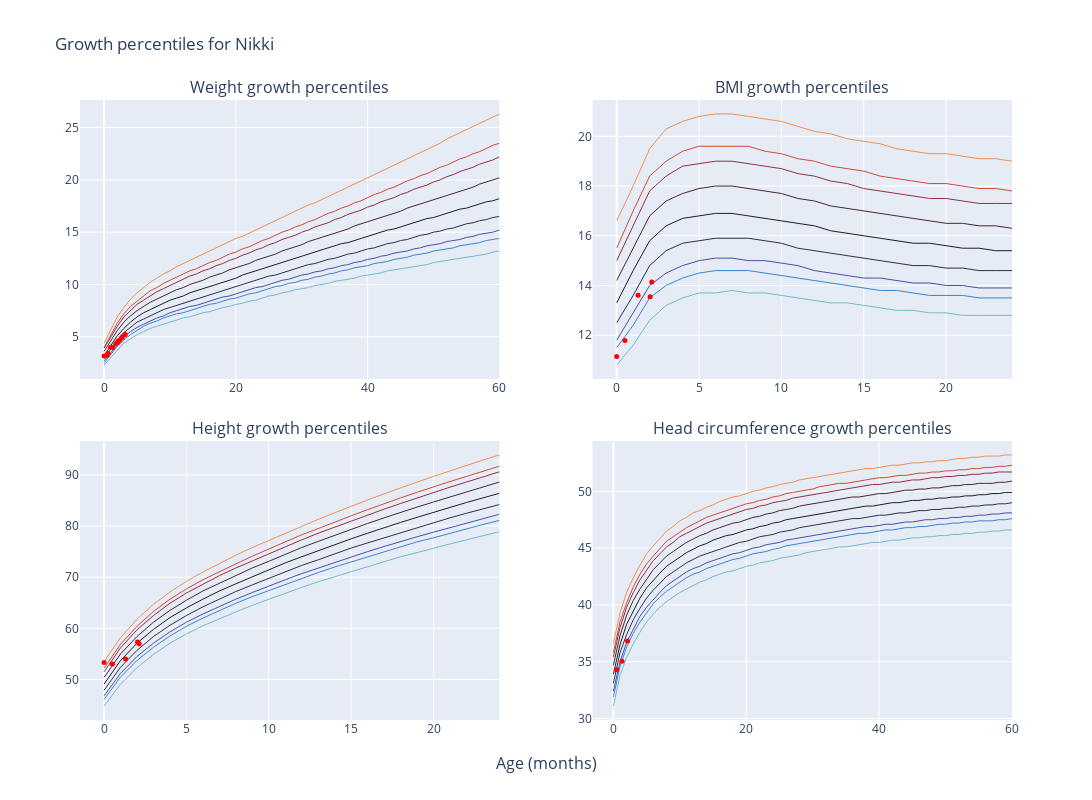

Write notebook code for a chart like this one.
### Code cell
from plotly.subplots import make_subplots
import plotly.graph_objects as go

fig = make_subplots(rows=2, cols=2, 
                    subplot_titles=(
                        "Weight growth percentiles", 
                        "BMI growth percentiles", 
                        "Height growth percentiles", 
                        "Head circumference growth percentiles"),
                    shared_xaxes=False,
                    shared_yaxes=False,
                    vertical_spacing=0.1,
                    horizontal_spacing=0.1,
                    x_title='Age (months)',
                    # y_title=['Weight (kg)', 'BMI', 'Height (cm)', 'Head circumference (cm)'],
                    )



mapper= {
    'weight_kg': 'wfa',
    'bmi': 'bmi',
    'height_cm': 'lhfa',
    'hc_cm': 'hcfa'
}

for (row, col), ycol in zip([(1,1),(1,2),(2,1),(2,2)], [ 'weight_kg','bmi',  'height_cm', 'hc_cm']):
    # print(row, col, ycol)
    table = get_growth_table(growth_tables, mapper[ycol], child.gender, child.age).reset_index()
    percentiles_col = f'{ycol.split("_")[0]}_percentile'

    dfx = df.loc[df[ycol].notna() & df[percentiles_col].notna(), ['months', ycol, percentiles_col]]

    traces =  plot_growth_percentiles_with_subject(
        who_reference_df=table, 
        subject_df=dfx, 
        subject_ycol=ycol, 
        percentiles=f'{ycol.split("_")[0]}_percentile', 
        title=f'{ycol.split("_")[0].capitalize()} growth percentiles')
    # print(traces)
    fig.add_traces(
        traces,
        rows=[row]*len(traces), cols=[col]*len(traces),

    )

fig.update_layout(
    title_text=f"Growth percentiles for {child.name}",
    height=800, width=1200, 
    showlegend=False,

    )
fig.show()
## save figure to file
fig.write_html("/Users/icedevil2001/git/child_charts/Nikki/growth_percentiles.html")

### Figure 1 — Plotly figure (JSON) as saved in the notebook; plotly's stock layout.template omitted (floating-point values rounded to 4 significant figures)
{"data": [{"line": {"color": "#75b8ce", "dash": "solid", "shape": "linear", "width": 1}, "mode": "lines", "name": "P1th", "type": "scatter", "x": [0, 1, 2, 3, 4, 5, 6, 7, 8, 9, 10, 11, 12, 13, 14, 15, 16, 17, 18, 19, 20, 21, 22, 23, 24, 25, 26, 27, 28, 29, 30, 31, 32, 33, 34, 35, 36, 37, 38, 39, 40, 41, 42, 43, 44, 45, 46, 47, 48, 49, 50, 51, 52, 53, 54, 55, 56, 57, 58, 59, 60], "xaxis": "x", "y": [2.3, 3, 3.8, 4.4, 4.8, 5.2, 5.5, 5.8, 6, 6.2, 6.4, 6.6, 6.8, 6.9, 7.1, 7.3, 7.4, 7.6, 7.8, 7.9, 8.1, 8.2, 8.4, 8.5, 8.7, 8.9, 9, 9.2, 9.3, 9.5, 9.6, 9.7, 9.9, 10, 10.1, 10.3, 10.4, 10.5, 10.6, 10.8, 10.9, 11, 11.1, 11.3, 11.4, 11.5, 11.6, 11.7, 11.8, 11.9, 12.1, 12.2, 12.3, 12.4, 12.5, 12.6, 12.7, 12.8, 12.9, 13.1, 13.2], "yaxis": "y"}, {"line": {"color": "#3885d0", "dash": "solid", "shape": "linear", "width": 1}, "mode": "lines", "name": "P5th", "type": "scatter", "x": [0, 1, 2, 3, 4, 5, 6, 7, 8, 9, 10, 11, 12, 13, 14, 15, 16, 17, 18, 19, 20, 21, 22, 23, 24, 25, 26, 27, 28, 29, 30, 31, 32, 33, 34, 35, 36, 37, 38, 39, 40, 41, 42, 43, 44, 45, 46, 47, 48, 49, 50, 51, 52, 53, 54, 55, 56, 57, 58, 59, 60], "xaxis": "x", "y": [2.5, 3.3, 4.1, 4.7, 5.2, 5.6, 6, 6.3, 6.5, 6.8, 7, 7.2, 7.3, 7.5, 7.7, 7.9, 8.1, 8.2, 8.4, 8.6, 8.7, 8.9, 9.1, 9.2, 9.4, 9.6, 9.8, 9.9, 10.1, 10.2, 10.4, 10.5, 10.7, 10.8, 11, 11.1, 11.3, 11.4, 11.6, 11.7, 11.8, 12, 12.1, 12.2, 12.4, 12.5, 12.6, 12.8, 12.9, 13, 13.2, 13.3, 13.4, 13.5, 13.7, 13.8, 13.9, 14, 14.2, 14.3, 14.4], "yaxis": "y"}, {"line": {"color": "#4a4fa5", "dash": "solid", "shape": "linear", "width": 1}, "mode": "lines", "name": "P10th", "type": "scatter", "x": [0, 1, 2, 3, 4, 5, 6, 7, 8, 9, 10, 11, 12, 13, 14, 15, 16, 17, 18, 19, 20, 21, 22, 23, 24, 25, 26, 27, 28, 29, 30, 31, 32, 33, 34, 35, 36, 37, 38, 39, 40, 41, 42, 43, 44, 45, 46, 47, 48, 49, 50, 51, 52, 53, 54, 55, 56, 57, 58, 59, 60], "xaxis": "x", "y": [2.7, 3.5, 4.3, 5, 5.5, 5.9, 6.2, 6.5, 6.8, 7, 7.3, 7.5, 7.7, 7.9, 8, 8.2, 8.4, 8.6, 8.8, 8.9, 9.1, 9.3, 9.5, 9.7, 9.8, 10, 10.2, 10.4, 10.5, 10.7, 10.9, 11, 11.2, 11.3, 11.5, 11.6, 11.8, 11.9, 12.1, 12.2, 12.4, 12.5, 12.7, 12.8, 13, 13.1, 13.2, 13.4, 13.5, 13.7, 13.8, 13.9, 14.1, 14.2, 14.3, 14.5, 14.6, 14.8, 14.9, 15, 15.2], "yaxis": "y"}, {"line": {"color": "#302e4a", "dash": "solid", "shape": "linear", "width": 1}, "mode": "lines", "name": "P25th", "type": "scatter", "x": [0, 1, 2, 3, 4, 5, 6, 7, 8, 9, 10, 11, 12, 13, 14, 15, 16, 17, 18, 19, 20, 21, 22, 23, 24, 25, 26, 27, 28, 29, 30, 31, 32, 33, 34, 35, 36, 37, 38, 39, 40, 41, 42, 43, 44, 45, 46, 47, 48, 49, 50, 51, 52, 53, 54, 55, 56, 57, 58, 59, 60], "xaxis": "x", "y": [2.9, 3.8, 4.7, 5.4, 5.9, 6.4, 6.7, 7, 7.3, 7.6, 7.8, 8, 8.2, 8.4, 8.6, 8.8, 9, 9.2, 9.4, 9.6, 9.8, 10, 10.2, 10.4, 10.6, 10.8, 10.9, 11.1, 11.3, 11.5, 11.7, 11.9, 12, 12.2, 12.4, 12.5, 12.7, 12.9, 13, 13.2, 13.4, 13.5, 13.7, 13.9, 14, 14.2, 14.3, 14.5, 14.7, 14.8, 15, 15.1, 15.3, 15.4, 15.6, 15.8, 15.9, 16.1, 16.2, 16.4, 16.5], "yaxis": "y"}, {"line": {"color": "#1f1e1e", "dash": "solid", "shape": "linear", "width": 1}, "mode": "lines", "name": "P50th", "type": "scatter", "x": [0, 1, 2, 3, 4, 5, 6, 7, 8, 9, 10, 11, 12, 13, 14, 15, 16, 17, 18, 19, 20, 21, 22, 23, 24, 25, 26, 27, 28, 29, 30, 31, 32, 33, 34, 35, 36, 37, 38, 39, 40, 41, 42, 43, 44, 45, 46, 47, 48, 49, 50, 51, 52, 53, 54, 55, 56, 57, 58, 59, 60], "xaxis": "x", "y": [3.2, 4.2, 5.1, 5.8, 6.4, 6.9, 7.3, 7.6, 7.9, 8.2, 8.5, 8.7, 8.9, 9.2, 9.4, 9.6, 9.8, 10, 10.2, 10.4, 10.6, 10.9, 11.1, 11.3, 11.5, 11.7, 11.9, 12.1, 12.3, 12.5, 12.7, 12.9, 13.1, 13.3, 13.5, 13.7, 13.9, 14, 14.2, 14.4, 14.6, 14.8, 15, 15.2, 15.3, 15.5, 15.7, 15.9, 16.1, 16.3, 16.4, 16.6, 16.8, 17, 17.2, 17.3, 17.5, 17.7, 17.9, 18, 18.2], "yaxis": "y"}, {"line": {"color": "#4a252e", "dash": "solid", "shape": "linear", "width": 1}, "mode": "lines", "name": "P75th", "type": "scatter", "x": [0, 1, 2, 3, 4, 5, 6, 7, 8, 9, 10, 11, 12, 13, 14, 15, 16, 17, 18, 19, 20, 21, 22, 23, 24, 25, 26, 27, 28, 29, 30, 31, 32, 33, 34, 35, 36, 37, 38, 39, 40, 41, 42, 43, 44, 45, 46, 47, 48, 49, 50, 51, 52, 53, 54, 55, 56, 57, 58, 59, 60], "xaxis": "x", "y": [3.6, 4.6, 5.6, 6.4, 7, 7.5, 7.9, 8.3, 8.6, 8.9, 9.2, 9.5, 9.7, 10, 10.2, 10.4, 10.7, 10.9, 11.1, 11.4, 11.6, 11.8, 12, 12.3, 12.5, 12.7, 12.9, 13.2, 13.4, 13.6, 13.8, 14.1, 14.3, 14.5, 14.7, 14.9, 15.1, 15.3, 15.6, 15.8, 16, 16.2, 16.4, 16.6, 16.8, 17, 17.3, 17.5, 17.7, 17.9, 18.1, 18.3, 18.5, 18.7, 18.9, 19.1, 19.3, 19.6, 19.8, 20, 20.2], "yaxis": "y"}, {"line": {"color": "#932e44", "dash": "solid", "shape": "linear", "width": 1}, "mode": "lines", "name": "P90th", "type": "scatter", "x": [0, 1, 2, 3, 4, 5, 6, 7, 8, 9, 10, 11, 12, 13, 14, 15, 16, 17, 18, 19, 20, 21, 22, 23, 24, 25, 26, 27, 28, 29, 30, 31, 32, 33, 34, 35, 36, 37, 38, 39, 40, 41, 42, 43, 44, 45, 46, 47, 48, 49, 50, 51, 52, 53, 54, 55, 56, 57, 58, 59, 60], "xaxis": "x", "y": [3.9, 5, 6, 6.9, 7.5, 8.1, 8.5, 8.9, 9.3, 9.6, 9.9, 10.2, 10.5, 10.8, 11, 11.3, 11.5, 11.8, 12, 12.3, 12.5, 12.8, 13, 13.3, 13.5, 13.8, 14, 14.3, 14.5, 14.7, 15, 15.2, 15.5, 15.7, 15.9, 16.2, 16.4, 16.7, 16.9, 17.1, 17.4, 17.6, 17.9, 18.1, 18.3, 18.6, 18.8, 19.1, 19.3, 19.5, 19.8, 20, 20.3, 20.5, 20.8, 21, 21.2, 21.5, 21.7, 21.9, 22.2], "yaxis": "y"}, {"line": {"color": "#d34936", "dash": "solid", "shape": "linear", "width": 1}, "mode": "lines", "name": "P95th", "type": "scatter", "x": [0, 1, 2, 3, 4, 5, 6, 7, 8, 9, 10, 11, 12, 13, 14, 15, 16, 17, 18, 19, 20, 21, 22, 23, 24, 25, 26, 27, 28, 29, 30, 31, 32, 33, 34, 35, 36, 37, 38, 39, 40, 41, 42, 43, 44, 45, 46, 47, 48, 49, 50, 51, 52, 53, 54, 55, 56, 57, 58, 59, 60], "xaxis": "x", "y": [4, 5.2, 6.3, 7.2, 7.9, 8.4, 8.9, 9.4, 9.7, 10.1, 10.4, 10.7, 11, 11.3, 11.5, 11.8, 12.1, 12.3, 12.6, 12.9, 13.1, 13.4, 13.6, 13.9, 14.2, 14.4, 14.7, 15, 15.2, 15.5, 15.7, 16, 16.2, 16.5, 16.8, 17, 17.3, 17.5, 17.8, 18, 18.3, 18.6, 18.8, 19.1, 19.3, 19.6, 19.9, 20.1, 20.4, 20.6, 20.9, 21.2, 21.4, 21.7, 22, 22.2, 22.5, 22.7, 23, 23.3, 23.5], "yaxis": "y"}, {"line": {"color": "#f18f51", "dash": "solid", "shape": "linear", "width": 1}, "mode": "lines", "name": "P99th", "type": "scatter", "x": [0, 1, 2, 3, 4, 5, 6, 7, 8, 9, 10, 11, 12, 13, 14, 15, 16, 17, 18, 19, 20, 21, 22, 23, 24, 25, 26, 27, 28, 29, 30, 31, 32, 33, 34, 35, 36, 37, 38, 39, 40, 41, 42, 43, 44, 45, 46, 47, 48, 49, 50, 51, 52, 53, 54, 55, 56, 57, 58, 59, 60], "xaxis": "x", "y": [4.4, 5.7, 6.9, 7.8, 8.6, 9.2, 9.7, 10.2, 10.6, 11, 11.3, 11.7, 12, 12.3, 12.6, 12.9, 13.2, 13.5, 13.8, 14.1, 14.4, 14.6, 14.9, 15.2, 15.5, 15.8, 16.1, 16.4, 16.7, 17, 17.3, 17.6, 17.8, 18.1, 18.4, 18.7, 19, 19.3, 19.6, 19.9, 20.2, 20.5, 20.8, 21.1, 21.4, 21.7, 22, 22.3, 22.6, 22.9, 23.2, 23.5, 23.9, 24.2, 24.5, 24.8, 25.1, 25.4, 25.7, 26, 26.3], "yaxis": "y"}, {"marker": {"color": "red", "size": 5}, "mode": "markers", "name": "Subject", "type": "scatter", "x": [3.2, 3.13, 2.77, 2.67, 2.37, 2.13, 2.03, 1.77, 1.3, 1, 0.6, 0.5, 0.4, 0], "xaxis": "x", "y": [5.221, 5.189, 4.99, 4.917, 4.66, 4.595, 4.45, 4.34, 3.969, 4, 3.429, 3.316, 3.22, 3.171], "yaxis": "y"}, {"line": {"color": "#75b8ce", "dash": "solid", "shape": "linear", "width": 1}, "mode": "lines", "name": "P1th", "type": "scatter", "x": [0, 1, 2, 3, 4, 5, 6, 7, 8, 9, 10, 11, 12, 13, 14, 15, 16, 17, 18, 19, 20, 21, 22, 23, 24], "xaxis": "x2", "y": [10.8, 11.6, 12.6, 13.2, 13.5, 13.7, 13.7, 13.8, 13.7, 13.7, 13.6, 13.5, 13.4, 13.3, 13.3, 13.2, 13.1, 13, 13, 12.9, 12.9, 12.8, 12.8, 12.8, 12.8], "yaxis": "y2"}, {"line": {"color": "#3885d0", "dash": "solid", "shape": "linear", "width": 1}, "mode": "lines", "name": "P5th", "type": "scatter", "x": [0, 1, 2, 3, 4, 5, 6, 7, 8, 9, 10, 11, 12, 13, 14, 15, 16, 17, 18, 19, 20, 21, 22, 23, 24], "xaxis": "x2", "y": [11.5, 12.4, 13.5, 14, 14.3, 14.5, 14.6, 14.6, 14.6, 14.5, 14.4, 14.3, 14.2, 14.1, 14, 13.9, 13.8, 13.8, 13.7, 13.6, 13.6, 13.6, 13.5, 13.5, 13.5], "yaxis": "y2"}, {"line": {"color": "#4a4fa5", "dash": "solid", "shape": "linear", "width": 1}, "mode": "lines", "name": "P10th", "type": "scatter", "x": [0, 1, 2, 3, 4, 5, 6, 7, 8, 9, 10, 11, 12, 13, 14, 15, 16, 17, 18, 19, 20, 21, 22, 23, 24], "xaxis": "x2", "y": [11.8, 12.9, 14, 14.5, 14.8, 15, 15.1, 15.1, 15, 15, 14.9, 14.8, 14.6, 14.5, 14.4, 14.3, 14.3, 14.2, 14.1, 14.1, 14, 14, 13.9, 13.9, 13.9], "yaxis": "y2"}, {"line": {"color": "#302e4a", "dash": "solid", "shape": "linear", "width": 1}, "mode": "lines", "name": "P25th", "type": "scatter", "x": [0, 1, 2, 3, 4, 5, 6, 7, 8, 9, 10, 11, 12, 13, 14, 15, 16, 17, 18, 19, 20, 21, 22, 23, 24], "xaxis": "x2", "y": [12.5, 13.6, 14.8, 15.4, 15.7, 15.8, 15.9, 15.9, 15.9, 15.8, 15.7, 15.5, 15.4, 15.3, 15.2, 15.1, 15, 14.9, 14.8, 14.8, 14.7, 14.7, 14.6, 14.6, 14.6], "yaxis": "y2"}, {"line": {"color": "#1f1e1e", "dash": "solid", "shape": "linear", "width": 1}, "mode": "lines", "name": "P50th", "type": "scatter", "x": [0, 1, 2, 3, 4, 5, 6, 7, 8, 9, 10, 11, 12, 13, 14, 15, 16, 17, 18, 19, 20, 21, 22, 23, 24], "xaxis": "x2", "y": [13.3, 14.6, 15.8, 16.4, 16.7, 16.8, 16.9, 16.9, 16.8, 16.7, 16.6, 16.5, 16.4, 16.2, 16.1, 16, 15.9, 15.8, 15.7, 15.7, 15.6, 15.5, 15.5, 15.4, 15.4], "yaxis": "y2"}, {"line": {"color": "#4a252e", "dash": "solid", "shape": "linear", "width": 1}, "mode": "lines", "name": "P75th", "type": "scatter", "x": [0, 1, 2, 3, 4, 5, 6, 7, 8, 9, 10, 11, 12, 13, 14, 15, 16, 17, 18, 19, 20, 21, 22, 23, 24], "xaxis": "x2", "y": [14.2, 15.5, 16.8, 17.4, 17.7, 17.9, 18, 18, 17.9, 17.8, 17.7, 17.5, 17.4, 17.2, 17.1, 17, 16.9, 16.8, 16.7, 16.6, 16.5, 16.5, 16.4, 16.4, 16.3], "yaxis": "y2"}, {"line": {"color": "#932e44", "dash": "solid", "shape": "linear", "width": 1}, "mode": "lines", "name": "P90th", "type": "scatter", "x": [0, 1, 2, 3, 4, 5, 6, 7, 8, 9, 10, 11, 12, 13, 14, 15, 16, 17, 18, 19, 20, 21, 22, 23, 24], "xaxis": "x2", "y": [15, 16.4, 17.8, 18.4, 18.8, 18.9, 19, 19, 18.9, 18.8, 18.7, 18.5, 18.4, 18.2, 18.1, 17.9, 17.8, 17.7, 17.6, 17.5, 17.5, 17.4, 17.3, 17.3, 17.3], "yaxis": "y2"}, {"line": {"color": "#d34936", "dash": "solid", "shape": "linear", "width": 1}, "mode": "lines", "name": "P95th", "type": "scatter", "x": [0, 1, 2, 3, 4, 5, 6, 7, 8, 9, 10, 11, 12, 13, 14, 15, 16, 17, 18, 19, 20, 21, 22, 23, 24], "xaxis": "x2", "y": [15.5, 17, 18.4, 19, 19.4, 19.6, 19.6, 19.6, 19.6, 19.4, 19.3, 19.1, 19, 18.8, 18.7, 18.6, 18.4, 18.3, 18.2, 18.1, 18.1, 18, 17.9, 17.9, 17.8], "yaxis": "y2"}, {"line": {"color": "#f18f51", "dash": "solid", "shape": "linear", "width": 1}, "mode": "lines", "name": "P99th", "type": "scatter", "x": [0, 1, 2, 3, 4, 5, 6, 7, 8, 9, 10, 11, 12, 13, 14, 15, 16, 17, 18, 19, 20, 21, 22, 23, 24], "xaxis": "x2", "y": [16.6, 18, 19.5, 20.3, 20.6, 20.8, 20.9, 20.9, 20.8, 20.7, 20.6, 20.4, 20.2, 20.1, 19.9, 19.8, 19.7, 19.5, 19.4, 19.3, 19.3, 19.2, 19.1, 19.1, 19], "yaxis": "y2"}, {"marker": {"color": "red", "size": 5}, "mode": "markers", "name": "Subject", "type": "scatter", "x": [2.13, 2.03, 1.3, 0.5, 0], "xaxis": "x2", "y": [14.14, 13.55, 13.61, 11.79, 11.14], "yaxis": "y2"}, {"line": {"color": "#75b8ce", "dash": "solid", "shape": "linear", "width": 1}, "mode": "lines", "name": "P1th", "type": "scatter", "x": [0, 1, 2, 3, 4, 5, 6, 7, 8, 9, 10, 11, 12, 13, 14, 15, 16, 17, 18, 19, 20, 21, 22, 23, 24], "xaxis": "x3", "y": [44.8, 49.1, 52.3, 54.9, 57.1, 58.9, 60.5, 61.9, 63.2, 64.5, 65.7, 66.9, 68, 69.1, 70.1, 71.1, 72.1, 73, 74, 74.8, 75.7, 76.5, 77.3, 78.1, 78.9], "yaxis": "y3"}, {"line": {"color": "#3885d0", "dash": "solid", "shape": "linear", "width": 1}, "mode": "lines", "name": "P5th", "type": "scatter", "x": [0, 1, 2, 3, 4, 5, 6, 7, 8, 9, 10, 11, 12, 13, 14, 15, 16, 17, 18, 19, 20, 21, 22, 23, 24], "xaxis": "x3", "y": [46.1, 50.5, 53.7, 56.3, 58.5, 60.4, 62, 63.5, 64.9, 66.2, 67.4, 68.6, 69.8, 70.9, 72, 73, 74, 75, 75.9, 76.9, 77.7, 78.6, 79.5, 80.3, 81.1], "yaxis": "y3"}, {"line": {"color": "#4a4fa5", "dash": "solid", "shape": "linear", "width": 1}, "mode": "lines", "name": "P10th", "type": "scatter", "x": [0, 1, 2, 3, 4, 5, 6, 7, 8, 9, 10, 11, 12, 13, 14, 15, 16, 17, 18, 19, 20, 21, 22, 23, 24], "xaxis": "x3", "y": [46.8, 51.2, 54.5, 57.1, 59.3, 61.2, 62.8, 64.3, 65.7, 67, 68.3, 69.5, 70.7, 71.8, 72.9, 74, 75, 76, 77, 77.9, 78.8, 79.7, 80.6, 81.5, 82.3], "yaxis": "y3"}, {"line": {"color": "#302e4a", "dash": "solid", "shape": "linear", "width": 1}, "mode": "lines", "name": "P25th", "type": "scatter", "x": [0, 1, 2, 3, 4, 5, 6, 7, 8, 9, 10, 11, 12, 13, 14, 15, 16, 17, 18, 19, 20, 21, 22, 23, 24], "xaxis": "x3", "y": [47.9, 52.4, 55.7, 58.4, 60.6, 62.5, 64.2, 65.7, 67.2, 68.5, 69.8, 71.1, 72.3, 73.4, 74.6, 75.7, 76.7, 77.7, 78.7, 79.7, 80.7, 81.6, 82.5, 83.4, 84.2], "yaxis": "y3"}, {"line": {"color": "#1f1e1e", "dash": "solid", "shape": "linear", "width": 1}, "mode": "lines", "name": "P50th", "type": "scatter", "x": [0, 1, 2, 3, 4, 5, 6, 7, 8, 9, 10, 11, 12, 13, 14, 15, 16, 17, 18, 19, 20, 21, 22, 23, 24], "xaxis": "x3", "y": [49.1, 53.7, 57.1, 59.8, 62.1, 64, 65.7, 67.3, 68.7, 70.1, 71.5, 72.8, 74, 75.2, 76.4, 77.5, 78.6, 79.7, 80.7, 81.7, 82.7, 83.7, 84.6, 85.5, 86.4], "yaxis": "y3"}, {"line": {"color": "#4a252e", "dash": "solid", "shape": "linear", "width": 1}, "mode": "lines", "name": "P75th", "type": "scatter", "x": [0, 1, 2, 3, 4, 5, 6, 7, 8, 9, 10, 11, 12, 13, 14, 15, 16, 17, 18, 19, 20, 21, 22, 23, 24], "xaxis": "x3", "y": [50.4, 55, 58.4, 61.2, 63.5, 65.5, 67.3, 68.8, 70.3, 71.8, 73.1, 74.5, 75.8, 77, 78.2, 79.4, 80.5, 81.6, 82.7, 83.7, 84.7, 85.7, 86.7, 87.7, 88.6], "yaxis": "y3"}, {"line": {"color": "#932e44", "dash": "solid", "shape": "linear", "width": 1}, "mode": "lines", "name": "P90th", "type": "scatter", "x": [0, 1, 2, 3, 4, 5, 6, 7, 8, 9, 10, 11, 12, 13, 14, 15, 16, 17, 18, 19, 20, 21, 22, 23, 24], "xaxis": "x3", "y": [51.5, 56.2, 59.7, 62.5, 64.9, 66.9, 68.6, 70.3, 71.8, 73.2, 74.6, 76, 77.3, 78.6, 79.8, 81, 82.2, 83.3, 84.4, 85.5, 86.6, 87.6, 88.6, 89.6, 90.6], "yaxis": "y3"}, {"line": {"color": "#d34936", "dash": "solid", "shape": "linear", "width": 1}, "mode": "lines", "name": "P95th", "type": "scatter", "x": [0, 1, 2, 3, 4, 5, 6, 7, 8, 9, 10, 11, 12, 13, 14, 15, 16, 17, 18, 19, 20, 21, 22, 23, 24], "xaxis": "x3", "y": [52.2, 56.9, 60.4, 63.3, 65.7, 67.7, 69.5, 71.1, 72.6, 74.1, 75.5, 76.9, 78.3, 79.5, 80.8, 82, 83.2, 84.4, 85.5, 86.6, 87.7, 88.7, 89.7, 90.7, 91.7], "yaxis": "y3"}, {"line": {"color": "#f18f51", "dash": "solid", "shape": "linear", "width": 1}, "mode": "lines", "name": "P99th", "type": "scatter", "x": [0, 1, 2, 3, 4, 5, 6, 7, 8, 9, 10, 11, 12, 13, 14, 15, 16, 17, 18, 19, 20, 21, 22, 23, 24], "xaxis": "x3", "y": [53.5, 58.2, 61.8, 64.7, 67.1, 69.2, 71, 72.7, 74.3, 75.8, 77.2, 78.6, 80, 81.3, 82.6, 83.9, 85.1, 86.3, 87.5, 88.6, 89.7, 90.8, 91.9, 92.9, 93.9], "yaxis": "y3"}, {"marker": {"color": "red", "size": 5}, "mode": "markers", "name": "Subject", "type": "scatter", "x": [2.13, 2.03, 1.3, 0.5, 0], "xaxis": "x3", "y": [57.0, 57.3, 54, 53.04, 53.34], "yaxis": "y3"}, {"line": {"color": "#75b8ce", "dash": "solid", "shape": "linear", "width": 1}, "mode": "lines", "name": "P1th", "type": "scatter", "x": [0, 1, 2, 3, 4, 5, 6, 7, 8, 9, 10, 11, 12, 13, 14, 15, 16, 17, 18, 19, 20, 21, 22, 23, 24, 25, 26, 27, 28, 29, 30, 31, 32, 33, 34, 35, 36, 37, 38, 39, 40, 41, 42, 43, 44, 45, 46, 47, 48, 49, 50, 51, 52, 53, 54, 55, 56, 57, 58, 59, 60], "xaxis": "x4", "y": [31.1, 33.8, 35.4, 36.6, 37.6, 38.5, 39.2, 39.8, 40.3, 40.7, 41.1, 41.4, 41.7, 42, 42.2, 42.5, 42.7, 42.9, 43, 43.2, 43.4, 43.5, 43.7, 43.8, 43.9, 44.1, 44.2, 44.3, 44.4, 44.6, 44.7, 44.8, 44.9, 45, 45.1, 45.1, 45.2, 45.3, 45.4, 45.5, 45.5, 45.6, 45.7, 45.7, 45.8, 45.9, 45.9, 46, 46, 46.1, 46.1, 46.2, 46.2, 46.3, 46.3, 46.4, 46.4, 46.5, 46.5, 46.6, 46.6], "yaxis": "y4"}, {"line": {"color": "#3885d0", "dash": "solid", "shape": "linear", "width": 1}, "mode": "lines", "name": "P5th", "type": "scatter", "x": [0, 1, 2, 3, 4, 5, 6, 7, 8, 9, 10, 11, 12, 13, 14, 15, 16, 17, 18, 19, 20, 21, 22, 23, 24, 25, 26, 27, 28, 29, 30, 31, 32, 33, 34, 35, 36, 37, 38, 39, 40, 41, 42, 43, 44, 45, 46, 47, 48, 49, 50, 51, 52, 53, 54, 55, 56, 57, 58, 59, 60], "xaxis": "x4", "y": [31.9, 34.6, 36.3, 37.5, 38.5, 39.3, 40.1, 40.7, 41.2, 41.6, 42, 42.4, 42.7, 42.9, 43.2, 43.4, 43.6, 43.8, 44, 44.1, 44.3, 44.5, 44.6, 44.7, 44.9, 45, 45.2, 45.3, 45.4, 45.5, 45.6, 45.7, 45.8, 45.9, 46, 46.1, 46.2, 46.3, 46.3, 46.4, 46.5, 46.6, 46.6, 46.7, 46.8, 46.8, 46.9, 46.9, 47, 47.1, 47.1, 47.2, 47.2, 47.3, 47.3, 47.4, 47.4, 47.4, 47.5, 47.5, 47.6], "yaxis": "y4"}, {"line": {"color": "#4a4fa5", "dash": "solid", "shape": "linear", "width": 1}, "mode": "lines", "name": "P10th", "type": "scatter", "x": [0, 1, 2, 3, 4, 5, 6, 7, 8, 9, 10, 11, 12, 13, 14, 15, 16, 17, 18, 19, 20, 21, 22, 23, 24, 25, 26, 27, 28, 29, 30, 31, 32, 33, 34, 35, 36, 37, 38, 39, 40, 41, 42, 43, 44, 45, 46, 47, 48, 49, 50, 51, 52, 53, 54, 55, 56, 57, 58, 59, 60], "xaxis": "x4", "y": [32.4, 35, 36.7, 37.9, 39, 39.8, 40.5, 41.1, 41.7, 42.1, 42.5, 42.9, 43.2, 43.4, 43.7, 43.9, 44.1, 44.3, 44.5, 44.6, 44.8, 45, 45.1, 45.3, 45.4, 45.5, 45.7, 45.8, 45.9, 46, 46.1, 46.2, 46.3, 46.4, 46.5, 46.6, 46.7, 46.8, 46.9, 46.9, 47, 47.1, 47.1, 47.2, 47.3, 47.3, 47.4, 47.5, 47.5, 47.6, 47.6, 47.7, 47.7, 47.8, 47.8, 47.9, 47.9, 48, 48, 48.1, 48.1], "yaxis": "y4"}, {"line": {"color": "#302e4a", "dash": "solid", "shape": "linear", "width": 1}, "mode": "lines", "name": "P25th", "type": "scatter", "x": [0, 1, 2, 3, 4, 5, 6, 7, 8, 9, 10, 11, 12, 13, 14, 15, 16, 17, 18, 19, 20, 21, 22, 23, 24, 25, 26, 27, 28, 29, 30, 31, 32, 33, 34, 35, 36, 37, 38, 39, 40, 41, 42, 43, 44, 45, 46, 47, 48, 49, 50, 51, 52, 53, 54, 55, 56, 57, 58, 59, 60], "xaxis": "x4", "y": [33.1, 35.8, 37.4, 38.7, 39.7, 40.6, 41.3, 41.9, 42.5, 42.9, 43.3, 43.7, 44, 44.3, 44.5, 44.7, 44.9, 45.1, 45.3, 45.5, 45.6, 45.8, 46, 46.1, 46.2, 46.4, 46.5, 46.6, 46.8, 46.9, 47, 47.1, 47.2, 47.3, 47.4, 47.5, 47.6, 47.6, 47.7, 47.8, 47.9, 47.9, 48, 48.1, 48.1, 48.2, 48.3, 48.3, 48.4, 48.4, 48.5, 48.5, 48.6, 48.6, 48.7, 48.7, 48.8, 48.8, 48.9, 48.9, 49], "yaxis": "y4"}, {"line": {"color": "#1f1e1e", "dash": "solid", "shape": "linear", "width": 1}, "mode": "lines", "name": "P50th", "type": "scatter", "x": [0, 1, 2, 3, 4, 5, 6, 7, 8, 9, 10, 11, 12, 13, 14, 15, 16, 17, 18, 19, 20, 21, 22, 23, 24, 25, 26, 27, 28, 29, 30, 31, 32, 33, 34, 35, 36, 37, 38, 39, 40, 41, 42, 43, 44, 45, 46, 47, 48, 49, 50, 51, 52, 53, 54, 55, 56, 57, 58, 59, 60], "xaxis": "x4", "y": [33.9, 36.5, 38.3, 39.5, 40.6, 41.5, 42.2, 42.8, 43.4, 43.8, 44.2, 44.6, 44.9, 45.2, 45.4, 45.7, 45.9, 46.1, 46.2, 46.4, 46.6, 46.7, 46.9, 47, 47.2, 47.3, 47.5, 47.6, 47.7, 47.8, 47.9, 48, 48.1, 48.2, 48.3, 48.4, 48.5, 48.6, 48.7, 48.7, 48.8, 48.9, 49, 49, 49.1, 49.2, 49.2, 49.3, 49.3, 49.4, 49.4, 49.5, 49.5, 49.6, 49.6, 49.7, 49.7, 49.8, 49.8, 49.9, 49.9], "yaxis": "y4"}, {"line": {"color": "#4a252e", "dash": "solid", "shape": "linear", "width": 1}, "mode": "lines", "name": "P75th", "type": "scatter", "x": [0, 1, 2, 3, 4, 5, 6, 7, 8, 9, 10, 11, 12, 13, 14, 15, 16, 17, 18, 19, 20, 21, 22, 23, 24, 25, 26, 27, 28, 29, 30, 31, 32, 33, 34, 35, 36, 37, 38, 39, 40, 41, 42, 43, 44, 45, 46, 47, 48, 49, 50, 51, 52, 53, 54, 55, 56, 57, 58, 59, 60], "xaxis": "x4", "y": [34.7, 37.3, 39.1, 40.4, 41.4, 42.3, 43.1, 43.7, 44.3, 44.7, 45.1, 45.5, 45.8, 46.1, 46.3, 46.6, 46.8, 47, 47.2, 47.3, 47.5, 47.7, 47.8, 48, 48.1, 48.3, 48.4, 48.5, 48.7, 48.8, 48.9, 49, 49.1, 49.2, 49.3, 49.4, 49.5, 49.5, 49.6, 49.7, 49.8, 49.8, 49.9, 50, 50.1, 50.1, 50.2, 50.2, 50.3, 50.3, 50.4, 50.5, 50.5, 50.6, 50.6, 50.7, 50.7, 50.7, 50.8, 50.8, 50.9], "yaxis": "y4"}, {"line": {"color": "#932e44", "dash": "solid", "shape": "linear", "width": 1}, "mode": "lines", "name": "P90th", "type": "scatter", "x": [0, 1, 2, 3, 4, 5, 6, 7, 8, 9, 10, 11, 12, 13, 14, 15, 16, 17, 18, 19, 20, 21, 22, 23, 24, 25, 26, 27, 28, 29, 30, 31, 32, 33, 34, 35, 36, 37, 38, 39, 40, 41, 42, 43, 44, 45, 46, 47, 48, 49, 50, 51, 52, 53, 54, 55, 56, 57, 58, 59, 60], "xaxis": "x4", "y": [35.4, 38, 39.8, 41.1, 42.2, 43.1, 43.9, 44.5, 45.1, 45.5, 46, 46.3, 46.6, 46.9, 47.2, 47.4, 47.6, 47.8, 48, 48.2, 48.4, 48.5, 48.7, 48.8, 49, 49.1, 49.2, 49.4, 49.5, 49.6, 49.7, 49.8, 49.9, 50, 50.1, 50.2, 50.3, 50.4, 50.5, 50.6, 50.6, 50.7, 50.8, 50.8, 50.9, 51, 51, 51.1, 51.2, 51.2, 51.3, 51.3, 51.4, 51.4, 51.5, 51.5, 51.6, 51.6, 51.7, 51.7, 51.7], "yaxis": "y4"}, {"line": {"color": "#d34936", "dash": "solid", "shape": "linear", "width": 1}, "mode": "lines", "name": "P95th", "type": "scatter", "x": [0, 1, 2, 3, 4, 5, 6, 7, 8, 9, 10, 11, 12, 13, 14, 15, 16, 17, 18, 19, 20, 21, 22, 23, 24, 25, 26, 27, 28, 29, 30, 31, 32, 33, 34, 35, 36, 37, 38, 39, 40, 41, 42, 43, 44, 45, 46, 47, 48, 49, 50, 51, 52, 53, 54, 55, 56, 57, 58, 59, 60], "xaxis": "x4", "y": [35.8, 38.5, 40.2, 41.6, 42.7, 43.6, 44.3, 45, 45.6, 46, 46.4, 46.8, 47.1, 47.4, 47.7, 47.9, 48.1, 48.3, 48.5, 48.7, 48.9, 49, 49.2, 49.3, 49.5, 49.6, 49.8, 49.9, 50, 50.1, 50.2, 50.4, 50.5, 50.6, 50.7, 50.7, 50.8, 50.9, 51, 51.1, 51.2, 51.2, 51.3, 51.4, 51.4, 51.5, 51.6, 51.6, 51.7, 51.7, 51.8, 51.8, 51.9, 51.9, 52, 52, 52.1, 52.1, 52.2, 52.2, 52.3], "yaxis": "y4"}, {"line": {"color": "#f18f51", "dash": "solid", "shape": "linear", "width": 1}, "mode": "lines", "name": "P99th", "type": "scatter", "x": [0, 1, 2, 3, 4, 5, 6, 7, 8, 9, 10, 11, 12, 13, 14, 15, 16, 17, 18, 19, 20, 21, 22, 23, 24, 25, 26, 27, 28, 29, 30, 31, 32, 33, 34, 35, 36, 37, 38, 39, 40, 41, 42, 43, 44, 45, 46, 47, 48, 49, 50, 51, 52, 53, 54, 55, 56, 57, 58, 59, 60], "xaxis": "x4", "y": [36.6, 39.3, 41.1, 42.4, 43.5, 44.5, 45.2, 45.9, 46.5, 46.9, 47.4, 47.7, 48.1, 48.3, 48.6, 48.8, 49.1, 49.3, 49.5, 49.6, 49.8, 50, 50.1, 50.3, 50.4, 50.6, 50.7, 50.8, 51, 51.1, 51.2, 51.3, 51.4, 51.5, 51.6, 51.7, 51.8, 51.9, 52, 52, 52.1, 52.2, 52.3, 52.3, 52.4, 52.5, 52.5, 52.6, 52.6, 52.7, 52.7, 52.8, 52.9, 52.9, 53, 53, 53.1, 53.1, 53.1, 53.2, 53.2], "yaxis": "y4"}, {"marker": {"color": "red", "size": 5}, "mode": "markers", "name": "Subject", "type": "scatter", "x": [2.13, 1.3, 0.5], "xaxis": "x4", "y": [36.83, 35.05, 34.29], "yaxis": "y4"}], "layout": {"annotations": [{"font": {"size": 16}, "showarrow": false, "text": "Weight growth percentiles", "x": 0.225, "xanchor": "center", "xref": "paper", "y": 1, "yanchor": "bottom", "yref": "paper"}, {"font": {"size": 16}, "showarrow": false, "text": "BMI growth percentiles", "x": 0.775, "xanchor": "center", "xref": "paper", "y": 1, "yanchor": "bottom", "yref": "paper"}, {"font": {"size": 16}, "showarrow": false, "text": "Height growth percentiles", "x": 0.225, "xanchor": "center", "xref": "paper", "y": 0.45, "yanchor": "bottom", "yref": "paper"}, {"font": {"size": 16}, "showarrow": false, "text": "Head circumference growth percentiles", "x": 0.775, "xanchor": "center", "xref": "paper", "y": 0.45, "yanchor": "bottom", "yref": "paper"}, {"font": {"size": 16}, "showarrow": false, "text": "Age (months)", "x": 0.5, "xanchor": "center", "xref": "paper", "y": 0, "yanchor": "top", "yref": "paper", "yshift": -30}], "height": 800, "showlegend": false, "title": {"text": "Growth percentiles for Nikki"}, "width": 1200, "xaxis": {"anchor": "y", "domain": [0, 0.45]}, "xaxis2": {"anchor": "y2", "domain": [0.55, 1]}, "xaxis3": {"anchor": "y3", "domain": [0, 0.45]}, "xaxis4": {"anchor": "y4", "domain": [0.55, 1]}, "yaxis": {"anchor": "x", "domain": [0.55, 1]}, "yaxis2": {"anchor": "x2", "domain": [0.55, 1]}, "yaxis3": {"anchor": "x3", "domain": [0, 0.45]}, "yaxis4": {"anchor": "x4", "domain": [0, 0.45]}}}
